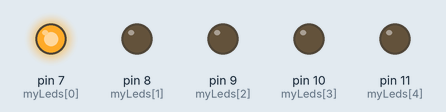
Simulated run of this program. Board: Arduino Uno, built with avr-gcc and run on an emulated ATmega328P. Shown: output pins drawn as LEDs (lit = HIGH).

Above: at 0.15 s.
At 1.05 s:
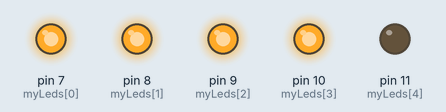
At 2.55 s:
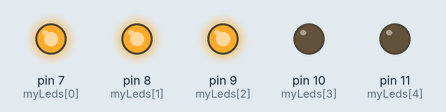
At 3.45 s:
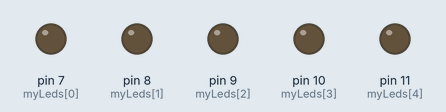
At 5.2 s:
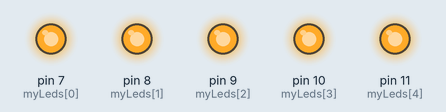
At 7.65 s:
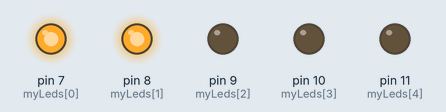
Timing chart, 0 to 8.3 s (numbered marks = the images above):
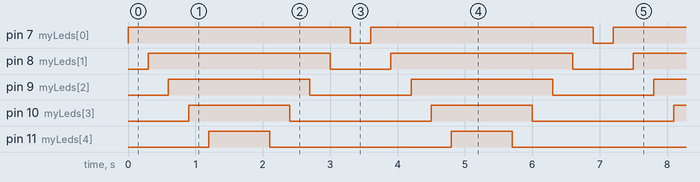

The program:

main.cpp
```cpp
#include <Arduino.h>
/*
const int redpostion = 9;
const int yellow = 8;
const int green = 7;
const int buttonposition = 2;
const int redPedestrian = 10;
const int greenPedestrian = 11;
int phase;
int stateButton;
int tempStateButton;
int blinkState;
int blinkTimer;
*/
int myLeds[5] = {7, 8, 9, 10, 11};


void setup(){
  for (int i = 0; i < 5; i++)
  {
    pinMode(myLeds[i], OUTPUT);
  }


}


void loop(){
  for (int i = 0; i <= 5; i++)
  {
    digitalWrite(myLeds[i], HIGH);
      delay(300);

  }

  for (int i = 5; i >= 0; i--)
  {
    digitalWrite(myLeds[i], LOW);
      delay(300);

  }
}
```

Measured:
- by itself, pin 7 (myLeds[0]): alternates HIGH for 3.3 s and LOW for 0.30 s
- by itself, pin 8 (myLeds[1]): alternates HIGH for 2.7 s and LOW for 0.90 s
- by itself, pin 9 (myLeds[2]): alternates HIGH for 2.1 s and LOW for 1.5 s
- by itself, pin 10 (myLeds[3]): alternates HIGH for 1.5 s and LOW for 2.1 s
- by itself, pin 11 (myLeds[4]): alternates HIGH for 0.90 s and LOW for 2.7 s
